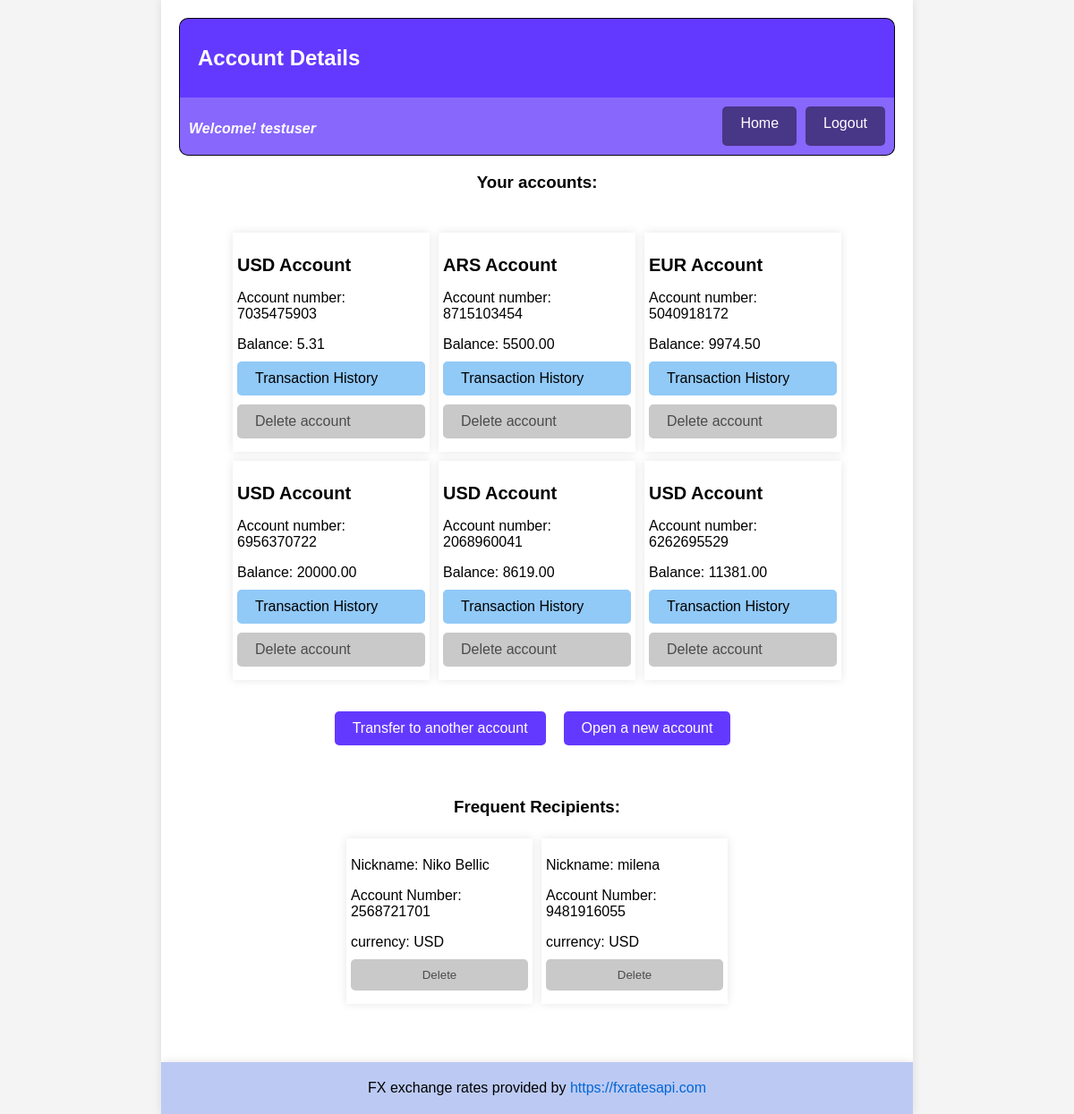
Page /accounts/account/ (signed in) on the committed database.
### accounts/models.py (models this page shows, shortened)
class Account(models.Model):
    user = models.ForeignKey(User, on_delete=models.CASCADE)
    balance = MoneyField(max_digits=10, decimal_places=2, default=0.00, default_currency='USD')
    account_number = models.CharField(max_length=10, unique=True)
    currency = models.CharField(max_length=3)

### transactions/models.py (models this page shows, shortened)
class TransferDestination(models.Model):
    user_profile = models.ForeignKey(UserProfile, on_delete=models.CASCADE)
    destination_account_number = models.CharField(max_length=20)
    nickname = models.CharField(max_length=50)
    currency = models.CharField(max_length=3, default='USD')

### accounts/views.py (the view)
# urls.py: path('account/', views.account_details, name='account_details'),
@login_required
def account_details(request):
    user_accounts = Account.objects.filter(user=request.user)
    user_profile = UserProfile.objects.get(user=request.user)
    frequent_destinations = TransferDestination.objects.filter(
        user_profile=user_profile)
    return render(request, 'account_details.html', {'user_accounts': user_accounts, 'frequent_destinations': frequent_destinations})

### accounts/templates/account_details.html (shortened to what this page needs)
{% extends 'base.html' %}
{% load static %}
{% block static_container %}
  <link rel="stylesheet" type="text/css" href="{% static 'common/css/common.css' %}" />
  <link rel="stylesheet" type="text/css" href="{% static 'css/account_details.css' %}" />
{% endblock %}
{% block maintitle %}
  Account Details
{% endblock %}
{% block subtitle %}
  Your accounts:
{% endblock %}
{% block subcontainer %}
  <div class="accounts-container">
    {% for account in user_accounts %}
      <div class="individual-account-container">
        <h2>{{ account.currency }} Account</h2>
        <p>Account number: {{ account.account_number }}</p>
        <p id="account-balance">Balance: {{ account.balance }}</p>
        <a id="transaction-button" href="{% url 'transaction_history' account.id %}">Transaction History</a>
        <form action="{% url 'delete_account' account.id %}" method="post">
          <a id="delete-button" href="{% url 'delete_account' account.id %}">Delete account</a>
        </form>
      </div>
    {% endfor %}
    <div class="buttons-container">
      <a href="{% url 'make_transaction' %}">Transfer to another account</a><br />
      <a href="{% url 'open_new_account' %}">Open a new account</a><br />
    </div>
  </div>
  <div class="accounts-container">
    <h3 id="subtitle">Frequent Recipients:</h3>
    {% if frequent_destinations %}
      {% for destination in frequent_destinations %}
        <div class="individual-account-container">
          <p>Nickname: {{ destination.nickname }}</p>
          <p>Account Number: {{ destination.destination_account_number }}</p>
          <p>currency: {{ destination.currency }}</p>
          <form action="{% url 'delete_frequent_destination' destination.id %}" method="post">
            <input id="delete-button" type="submit" value="Delete" />
          </form>
        </div>
      {% endfor %}
    {% else %}
      <p>No frequent destinations found.</p>
    {% endif %}
  </div>
{% endblock %}

### accounts/templates/base.html (shortened to what this page needs)
<!DOCTYPE html>
<html>
  <head>
    {% load static %}
    {% block static_container %}{% endblock %}
  </head>
  <body>
    <div class="main-container">
      <h1>
        {% block maintitle %}{% endblock %}
      </h1>
      {% block navbar %}
        <div class="bar">
          {% if user_accounts %}
            <p id="bar">Welcome! {{ user_accounts.first.user.username }}</p>
          {% endif %}
          <a class="bar-button left-button" href="{% url 'account_details' %}">Home</a>
          <a class="bar-button" href="{% url 'logout' %}">Logout</a>
        </div>
      {% endblock %}
      <h3 id="subtitle">
        {% block subtitle %}{% endblock %}
      </h3>
      <div class="sub-container">
        {% block subcontainer %}
        {% endblock %}
      </div>
    </div>
  </body>
  {% block footercontent %}
    <div class="footer-container">
      <footer>
        <p class="footer">
          FX exchange rates provided by <a href="https://fxratesapi.com">https://fxratesapi.com</a>
        </p>
      </footer>
    </div>
  {% endblock %}
</html>

### static/common/css/common.css (style rules this page uses)
body { font-family: Arial, sans-serif; margin: 0; padding: 0; background-color: #f4f4f4; }
.main-container, .footer { max-width: 800px; margin-bottom: 30px; margin: 0 auto; padding: 20px; background-color: #fff; box-shadow: 0 0 10px rgba(0, 0, 0, 0.1); }
.sub-container { margin: 20px auto; display: flex; flex-direction: column; justify-content: center; align-items: center; }
h1 { font-size: 24px; margin-bottom: 20px; background-color: #6439FF; color: #fff; padding: 30px 20px; margin: 0; border-top-left-radius: 10px; border-top-right-radius: 10px; border-right: 1px solid rgb(6, 6, 17); border-left: 1px solid rgb(6, 6, 17); border-top: 1px solid rgb(6, 6, 17); }
h2 { font-size: 20px; margin-top: 20px; margin-bottom: 10px; }
#subtitle { display: flex; justify-content: center; }
p { margin-bottom: 10px; }
a { text-decoration: none; color: #0366d6; }
form { display: inline; margin: 0; padding: 0; }
input[type="submit"] { cursor: pointer; }
.bar { display: flex; justify-content: space-between; background-color: #8867fd; color: #fff; padding: 10px 10px; margin: 0; border-bottom-left-radius: 10px; border-bottom-right-radius: 10px; border-right: 1px solid rgb(6, 6, 17); border-left: 1px solid rgb(6, 6, 17); border-bottom: 1px solid rgb(6, 6, 17); }
.bar-button { display: inline-block; padding: 10px 20px; text-decoration: none; background-color: #483686; color: #fff; border: none; border-radius: 5px; cursor: pointer; transition: background-color 0.3s; }
.left-button { margin-left: auto; margin-right: 10px; }
.sub-container form label, .sub-container form input, .sub-container form select { margin-bottom: 15px; width: 100%; }
.sub-container form input[type="submit"] { margin-top: 10px; }
.bar p { font-style: italic; font-weight: 600; }
.footer-container { text-align: center; }
.footer { max-width: 800px; margin: 0 auto; padding: 20px; background-color: #bccaf3; box-shadow: 0 0 10px rgba(0, 0, 0, 0.1); }

### accounts/static/css/account_details.css (style rules this page uses)
h1 { background-color: #6439FF; color: #fff; padding: 30px 20px; margin: 0; }
#subtitle { display: flex; justify-content: center; }
.accounts-container, .frequent-destinations-container { display: flex; flex-wrap: wrap; justify-content: center; max-width: 700px; margin: 0 auto; padding: 20px; background-color: #fff; }
.individual-account-container { max-width: 30%; box-shadow: 0 0 10px rgba(0, 0, 0, 0.1); margin: 5px 5px; padding: 5px 5px; }
h3 { width: 100%; }
.buttons-container { margin-top: 30px; display: flex; width: 100%; gap: 10px; justify-content: center; }
.buttons-container a { display: inline-block; padding: 10px 20px; text-decoration: none; background-color: #6439FF; color: #fff; border: none; border-radius: 5px; cursor: pointer; transition: background-color 0.3s; }
#transaction-button { display: flex; align-items: center; padding: 10px 20px; text-decoration: none; background-color: #91c9f7; color: black; border: none; border-radius: 5px; cursor: pointer; transition: background-color 0.3s; margin: 10px auto; }
#delete-button { display: flex; align-items: center; padding: 10px 20px; text-decoration: none; background-color: #cac9ca; color: rgb(75, 75, 75); border: none; border-radius: 5px; cursor: pointer; transition: background-color 0.3s; margin: 10px auto; }

### rows in the picture
Account: first.user.username "testuser", currency "USD", account_number "7035475903", balance "5.31"
Account: currency "ARS", account_number "8715103454", balance "5500.00"
Account: currency "EUR", account_number "5040918172", balance "9974.50"
Account: currency "USD", account_number "6956370722", balance "20000.00"
Account: currency "USD", account_number "2068960041", balance "8619.00"
Account: currency "USD", account_number "6262695529", balance "11381.00"
TransferDestination: nickname "Niko Bellic", destination_account_number "2568721701", currency "USD"
TransferDestination: nickname "milena", destination_account_number "9481916055", currency "USD"
